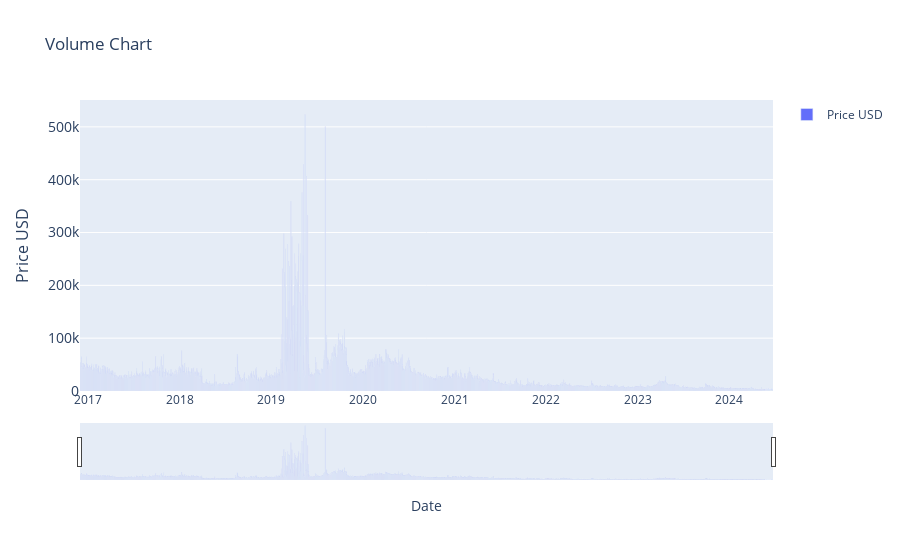

Notebook source saved alongside this figure:
### Markdown cell above
### Volume Indicatior (1)

### Code cell
# > Volume Indicatior (1)

import plotly.graph_objects as go
import pandas as pd
from ipywidgets import interact, DatePicker
import numpy as np

# renames current item to df
df = current_item

# Function to update the graph based on the selected date range
def update_graph(start_date, end_date):
    # Filtering the data based on the date range
    mask = (df.index >= pd.to_datetime(start_date)) & (df.index <= pd.to_datetime(end_date))
    filtered_data = df.loc[mask]

    # Creating the plot
    fig = go.Figure()
    fig.add_trace(go.Bar(x=filtered_data.index, y=filtered_data['volume'], name='Price USD'))

    # Formatting
    fig.update_layout(
        title='Volume Chart',
        xaxis_title='Date',
        yaxis_title='Price USD',
        yaxis=dict(
            title='Price USD',
            titlefont_size=16,
            tickfont_size=14,
        ),
        xaxis=dict(  # Added lines for range slider
            rangeslider=dict(
                visible=True
            ),
            type="date"
        ),
        showlegend=True
    )

    fig.show()


# Creating interactive widgets for date selection
start_date_picker = DatePicker(description='Start Date', value=current_item.index[0], disabled=False)
end_date_picker = DatePicker(description='End Date', value=current_item.index[-1], disabled=False)

# Display the interactive widget
interact(update_graph, start_date=start_date_picker, end_date=end_date_picker)

### Figure 1 — Plotly figure (JSON) as saved in the notebook; plotly's stock layout.template omitted (floating-point values rounded to 4 significant figures; data arrays with more than 128 entries replaced by an {"elided": "..."} marker saying what was removed)
{"data": [{"name": "Price USD", "type": "bar", "x": {"elided": "3476 str values"}, "y": {"elided": "3476 int values"}}], "layout": {"showlegend": true, "title": {"text": "Volume Chart"}, "xaxis": {"rangeslider": {"visible": true}, "title": {"text": "Date"}, "type": "date"}, "yaxis": {"tickfont": {"size": 14}, "title": {"font": {"size": 16}, "text": "Price USD"}}}}
